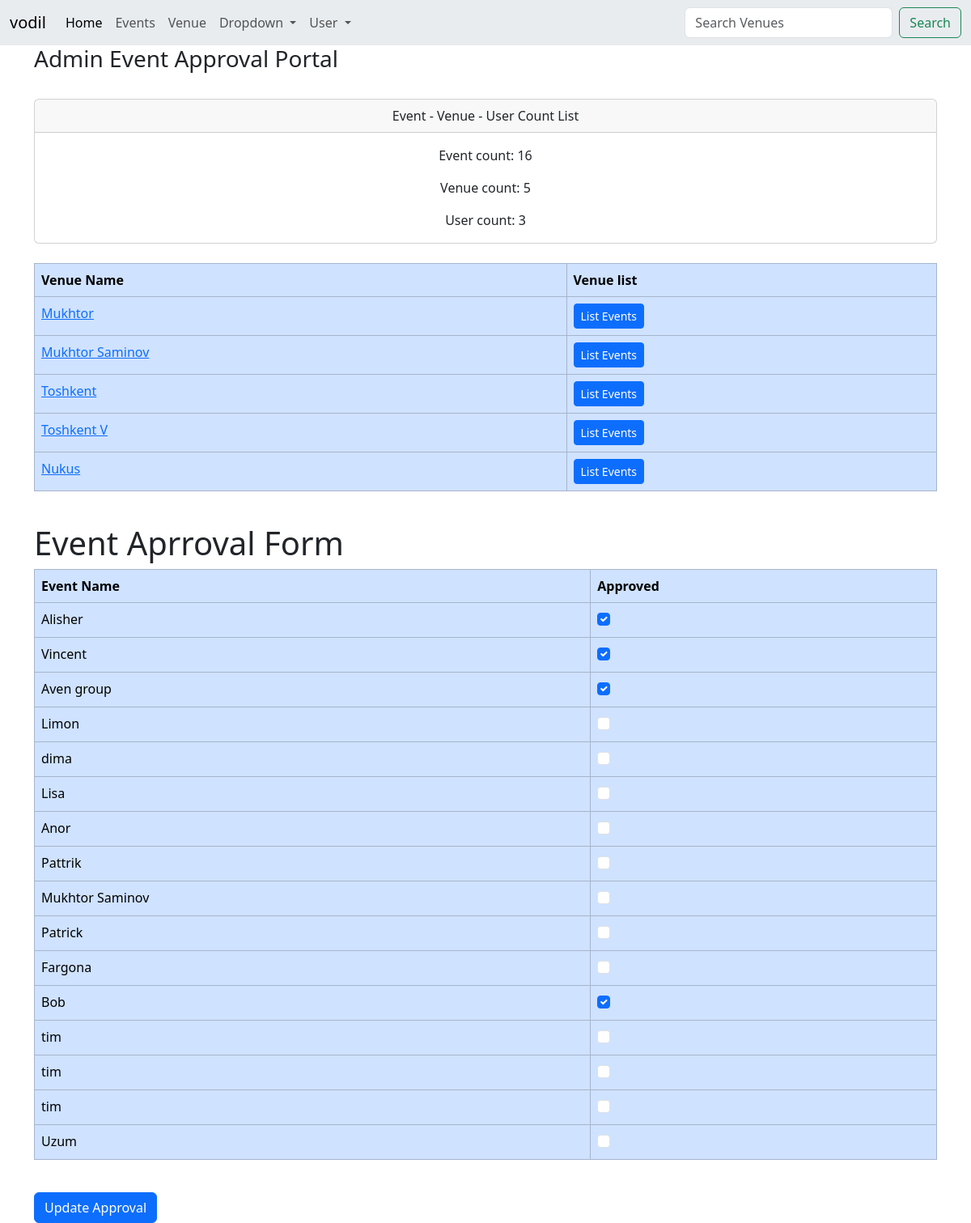
/admin_aprroval (signed in), run on an earlier commit of the app's database.
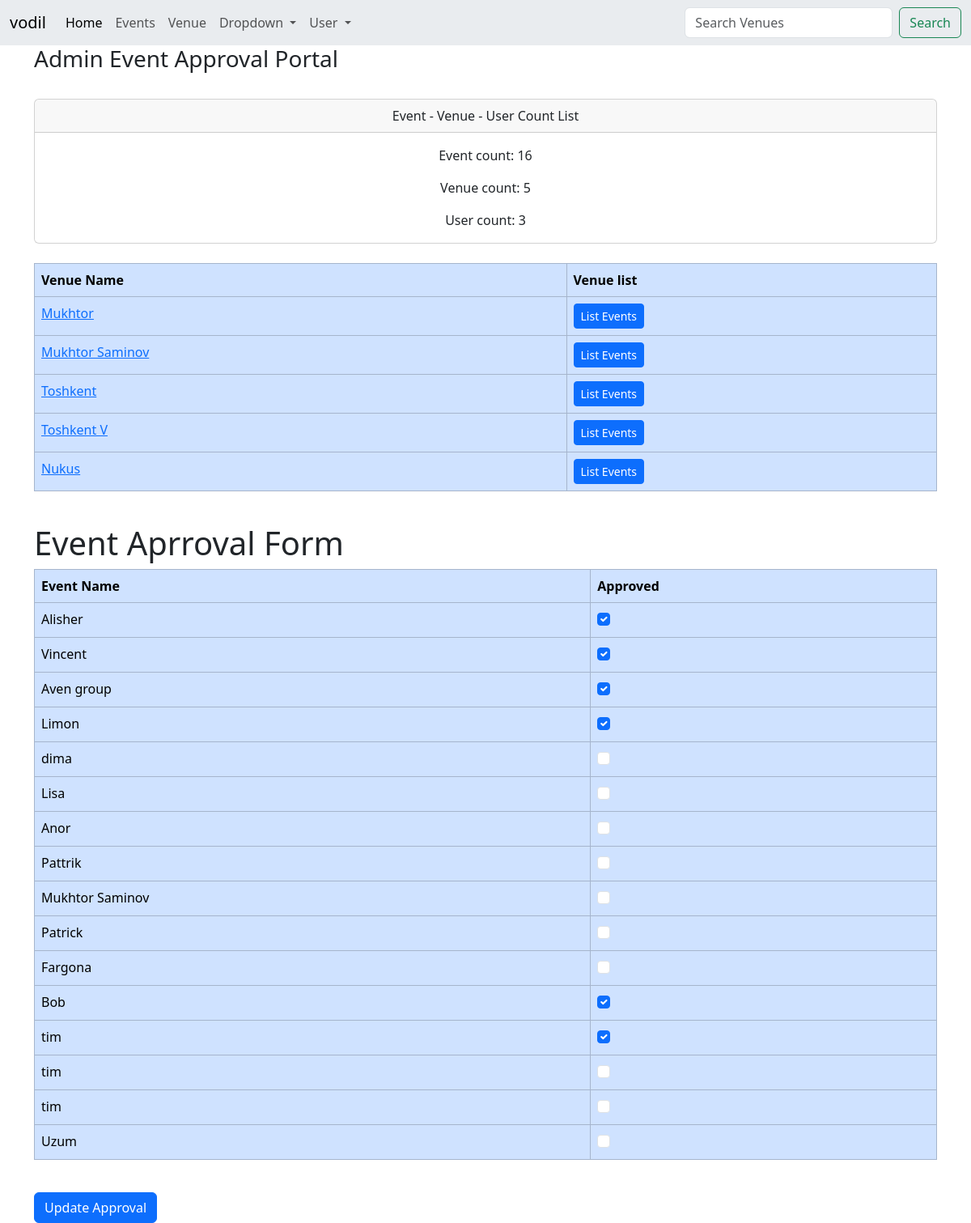
And on a later commit of the database.
### home/models.py (models this page shows, shortened)
class Event(models.Model):
    name=models.CharField("Event Name",max_length=120)
    event_data=models.DateTimeField('Event Data')
    venue=models.ForeignKey(Venue,blank=True,null=True,on_delete=models.CASCADE)
    manager=models.ForeignKey(User,blank=True,null=True,on_delete=models.SET_NULL)
    description=models.TextField(blank=True)
    attendees=models.ManyToManyField(MyClubUser,blank=True)
    aprroved=models.BooleanField("Aprroved",default=False)
    def __str__(self):
        return self.name

### home/views.py (the view)
# urls.py: path('admin_aprroval',views.admin_aprroved,name='admin_aprroval'),
def admin_aprroved(request):
    venue_list=Venue.objects.all()
    event_count=Event.objects.all().count()
    venue_count=Venue.objects.all().count()
    user_count=User.objects.all().count()
    event_list=Event.objects.all().order_by( '-event_data' )
    if request.user.is_superuser:
        if request.method=="POST":
            id_list=request.POST.getlist('boxes')
            event_list.update(aprroved=False)
            for i in id_list:
                Event.objects.filter(pk=int(i)).update(aprroved=True)
            messages.success(request,("Event List Approval Has Been Updated!"))
            return redirect('events_list')
        else:
            return render(request,'admin_aprroval.html',{'event_list':event_list,'event_count':event_count,'venue_count':venue_count,'user_count':user_count,'venue_list':venue_list})
    else:
        messages.success(request,("You aren't autherized to view this page!"))
        return redirect('home')

### home/models.py (called while the page is built)
    def __str__(self):
        return self.name

### Template/admin_aprroval.html (shortened to what this page needs)
{% extends "base.html" %}
{% block content %}
<h3>Admin Event Approval Portal</h3>
<br/>
<form action="" method=POST>
<div class="card ">
  <div class="card-header text-center ">
   Event - Venue - User Count List
  </div>
  <div class="card-body text-center">
    <p class="card-text">Event count:  {{ event_count }}</p>
    <p class="card-text">Venue count:   {{ venue_count}}</p>
    <p class="card-text">User count:  {{ user_count }}</p>
  </div>
</div>
<br/>
<table class="table taablr-striped table-primary table-bordered">
  <thead>
    <tr>
      <th scope="col">Venue Name </th>
      <th scope="col">Venue list</th>
    </tr>
  </thead>
  <tbody>
      {% for venue in venue_list %}
      <tr>
          <td><a href="{% url 'show_venue' venue.id %}"> {{ venue }}</a> </td>
          <td>
            <a href="{% url 'venue_events' venue.id %}" class="btn btn-sm btn-primary "> List Events</a>
          </td>
      </tr>
      {% endfor %}
  </tbody>
</table>
<br/>
<h1>Event Aprroval Form </h1>
<table class="table taablr-striped table-primary table-bordered">
    <thead>
      <tr>
        <th scope="col">Event Name </th>
        <th scope="col">Approved</th>
      </tr>
    </thead>
    <tbody>
        {% for event in event_list %}
        <tr>
            <td>{{ event }}</td>
            <td>
            {% if event.aprroved %}
                <div class="form-check">
                    <input class="form-check-input"type="checkbox" checked="checked" value="{{event.id}}"
                    name="boxes">
                </div>
            {% else %}
            <div class="form-check">
                <input class="form-check-input"type="checkbox"  value="{{event.id}}"
                name="boxes">
            </div>
            {% endif %}
            </td>
        </tr>
        {% endfor %}
    </tbody>
  </table>
  <br/>
  <button class="btn btn-primary" type="submit"> Update Approval</button>
  </form>
{% endblock %}

What changed in the data, as far as the page shows it:
changed Event "Limon": aprroved False → True (drawn); boxes "☐" → "☑"
changed Event (number 13 of 16 on the later page): aprroved False → True (drawn); boxes "☐" → "☑"
